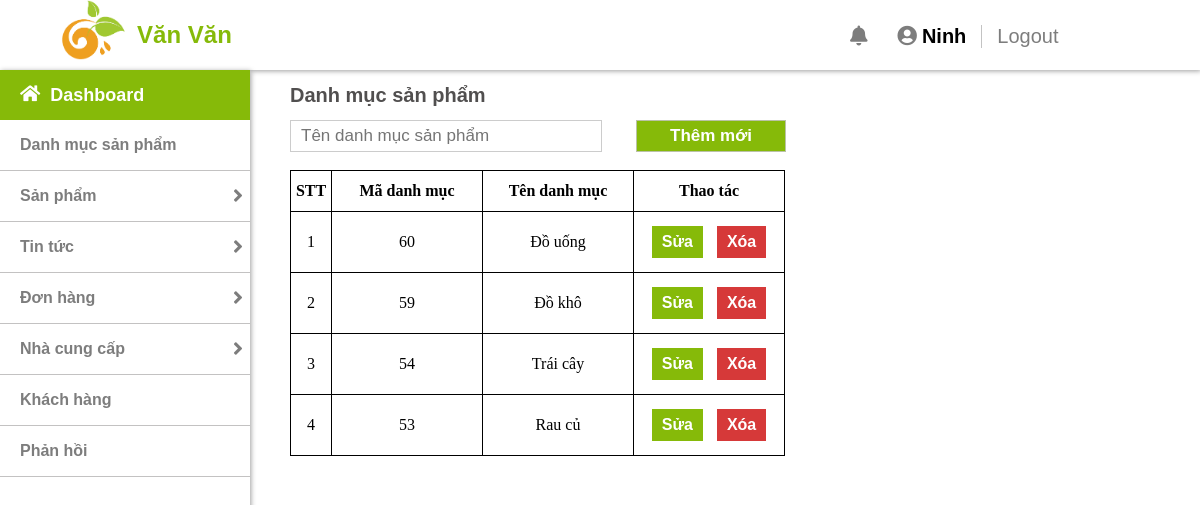
Screenshot of /admin/categories.php (signed in) with the database file from the repository.
### tables this page shows
CREATE TABLE `category` (
  `cate_id` int(11) NOT NULL,
  `cate_name` varchar(255) NOT NULL
);

### lib/database.php (called while the page is built, shortened)
<?php
    class Database{
        public $host = DB_HOST;
        public $user = DB_USER;
        public $pass = DB_PASS;
        public $dbname = DB_NAME;
        public $link;
        private function connectDB(){
            $this->link =  new mysqli($this->host, $this->user, $this->pass, $this->dbname);
        }
        public function select($query){
            $result = $this->link->query($query) or die($this->link->error.__LINE__);
            if($result->num_rows > 0){
                return $result;
            }
            else {
                return false;
            }
        }
    }

### classes/category.php (called while the page is built, shortened)
<?php
    $filepath = realpath(dirname(__FILE__));
    include_once ($filepath.'/../lib/database.php');
?>
<?php
    class category{
        private $db;
        public function __construct(){
            $this->db = new Database();
        }
        public function show_category(){
            $query = "SELECT *FROM category ORDER BY cate_id desc";
            $result = $this->db->select($query);
            return $result;
        }
    }
?>

### admin/categories.php (the view, shortened to what this page needs)
<?php
include "include/header.php";
include "include/sidebar.php";
include "../classes/category.php"; ?>
<?php
    $cate = new category();
?>
<div class="content">
    <p class="content-title">Danh mục sản phẩm</p>
    <div class="categories">
        <div class="addcat">
            <form action="categories.php" method="POST">
                <input type="text" name="cate_name" placeholder="Tên danh mục sản phẩm">
                <input class="btn" type="submit" value="Thêm mới" name="submit">
            </form>
            <br>
        </div>
        <div class="listcat">
            <table>
                <tr>
                    <th id="stt">STT</th>
                    <th>Mã danh mục</th>
                    <th>Tên danh mục</th>
                    <th>Thao tác</th>
                </tr>
                <?php
                    $show_cate = $cate->show_category();
                    if($show_cate){
                        $i = 0;
                        while($result = $show_cate->fetch_assoc()){
                            $i++;
                ?>
                <tr>
                    <td  id="stt"><?php echo $i; ?></td>
                    <td><?php echo $result['cate_id']; ?></td>
                    <td><?php echo $result['cate_name']; ?></td>
                    <td><a href="cateedit.php?cate_id=<?php echo $result['cate_id']; ?>">Sửa</a>
                        <a class="xoa" onclick="return confirm('Bạn có chắc muốn xóa không?')"
                            href="?delid=<?php echo $result['cate_id']; ?>">Xóa</a>
                    </td>
                </tr>
                <?php
                        }
                    }
                ?>
            </table>
        </div>
    </div>
</div>

### admin/css/style.css (style rules this page uses)
* { margin: 0; padding: 0; }
a { text-decoration: none; }
h1, h2, h3, p, a { font-family: "Roboto Slab", sans-serif; }
.content { float: right; width: calc(100% - 290px); padding-bottom: 100px; }
.content-title { color: rgba(51, 48, 48, 0.85); font-size: 20px; font-weight: bold; line-height: 50px; }
.content input { line-height: 30px; width: 300px; margin-right: 30px; font-size: 17px; border: 1px solid rgba(196, 196, 196, 0.85); }
.content input[type=text] { padding-left: 10px; }
th { height: 40px; }
td, th { border: 1px solid; width: 150px; }
td { height: 40px; }
table { border-collapse: collapse; }
#stt { width: 40px; }
td { padding-top: 10px; padding-bottom: 10px; text-align: center; }
td>a { background: #86ba09; color: white; padding-top: 7px; padding-left: 10px; padding-right: 10px; padding-bottom: 7px; font-weight: bold; margin-left: 5px; margin-right: 5px; display: inline-block; }
.xoa { background-color: rgb(214, 57, 57); }
.btn { color: white; background-color: #86ba09; text-align: center !important; width: 150px !important; font-weight: bold; cursor: pointer; border: none; }

### rows the page displays
category: cate_id "60", cate_name "Đồ uống"
category: cate_id "59", cate_name "Đồ khô"
category: cate_id "54", cate_name "Trái cây"
category: cate_id "53", cate_name "Rau củ"

### other values shown
$admin_name "Ninh"
